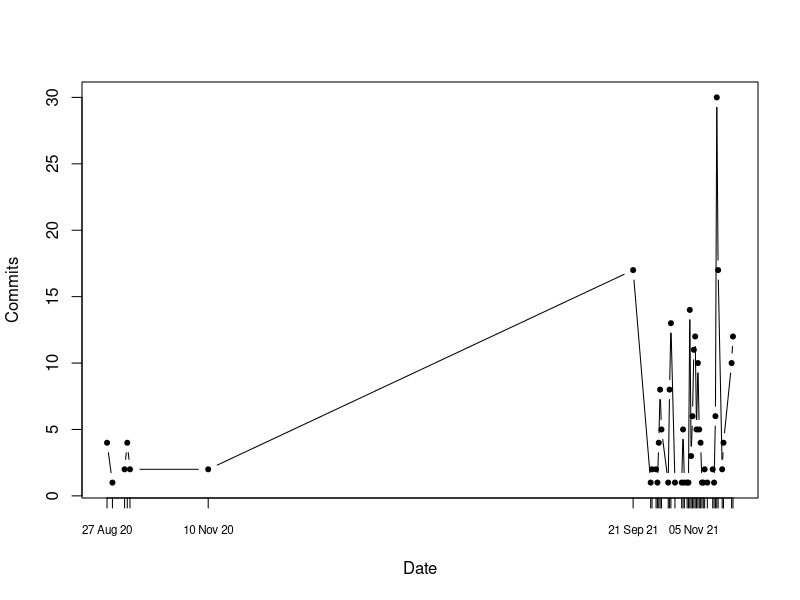

This chart was generated by the following R code:
# get data from file
# column 1 is labels (row names)
w <- getwd()
w

setwd(".visulogRTempFiles")
#z <- paste(w,".visulogRTempFiles",sep="/")
x <- read.table("commitsPerDate.txt", header = FALSE, row.names = 1)
colnames(x) <- "nb"

x <- data.frame(Date = as.character(row.names(x)), x)
attach(x)

# handling Date 
Sys.getlocale("LC_TIME")
dt <- as.Date(Date) # convert to Date

## SETTINGS:


setwd("../")
# output plot to a file in png; see ?pdf or ?png
pdf(file = "CommitsPerDate.pdf", width=9, height=7) # 1920/1080 full HD png
plot(dt, nb, type="b", pch=20, xaxt = "n", xlab = "Date", ylab="Commits")
# axis.Date(1, at = dt, format = "%b %y")  
axis.Date(1, at = dt, format = "%d %b %y", cex.axis=0.7)  
# axis.Date(1, at = dt, format = "%d %b %y", las=2)  
dev.off() # close file

########
# pdf width=7, height=5
